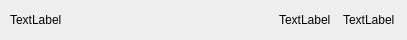
<?xml version="1.0" encoding="UTF-8"?>
<ui version="4.0">
 <class>ChooserWidget</class>
 <widget class="QWidget" name="ChooserWidget">
  <property name="geometry">
   <rect>
    <x>0</x>
    <y>0</y>
    <width>407</width>
    <height>40</height>
   </rect>
  </property>
  <property name="minimumSize">
   <size>
    <width>0</width>
    <height>40</height>
   </size>
  </property>
  <property name="maximumSize">
   <size>
    <width>16777215</width>
    <height>40</height>
   </size>
  </property>
  <property name="windowTitle">
   <string>Form</string>
  </property>
  <layout class="QHBoxLayout" name="horizontalLayout">
   <property name="spacing">
    <number>12</number>
   </property>
   <property name="leftMargin">
    <number>10</number>
   </property>
   <property name="topMargin">
    <number>0</number>
   </property>
   <property name="rightMargin">
    <number>12</number>
   </property>
   <property name="bottomMargin">
    <number>0</number>
   </property>
   <item>
    <widget class="QLabel" name="label_text">
     <property name="text">
      <string>TextLabel</string>
     </property>
    </widget>
   </item>
   <item>
    <spacer name="horizontalSpacer">
     <property name="orientation">
      <enum>Qt::Horizontal</enum>
     </property>
     <property name="sizeHint" stdset="0">
      <size>
       <width>151</width>
       <height>17</height>
      </size>
     </property>
    </spacer>
   </item>
   <item>
    <widget class="QLabel" name="label_name">
     <property name="text">
      <string>TextLabel</string>
     </property>
    </widget>
   </item>
   <item>
    <widget class="QLabel" name="label_arrow">
     <property name="text">
      <string>TextLabel</string>
     </property>
    </widget>
   </item>
  </layout>
 </widget>
 <resources/>
 <connections/>
</ui>
